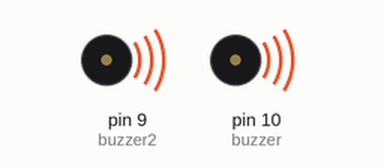
Recording of a sketch running on a simulated Arduino Uno, built with avr-gcc and run on an emulated ATmega328P. Parts: buzzer (waves = sounding, pin HIGH).

Above: at 1.0 s.
Timing chart, 0 to 5.1 s (numbered marks = the images above):
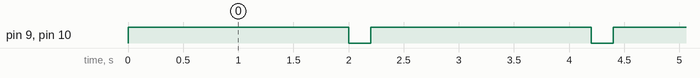

Measured:
- by itself, pin 9 (buzzer2), pin 10 (buzzer): alternates HIGH for 2.0 s and LOW for 0.20 s

The sketch:

Buzzetest-01.ino
```cpp
int buzzer = 10;
int buzzer2 = 9;

void setup() {
  // put your setup code here, to run once:
  pinMode(buzzer, OUTPUT);
  pinMode(buzzer2, OUTPUT);
}

void loop() {
  // put your main code here, to run repeatedly:
  digitalWrite(buzzer, HIGH);
  digitalWrite(buzzer2, HIGH);
  delay(2000);
  digitalWrite(buzzer, LOW);
  digitalWrite(buzzer2, LOW);
  delay(200);
}
```
